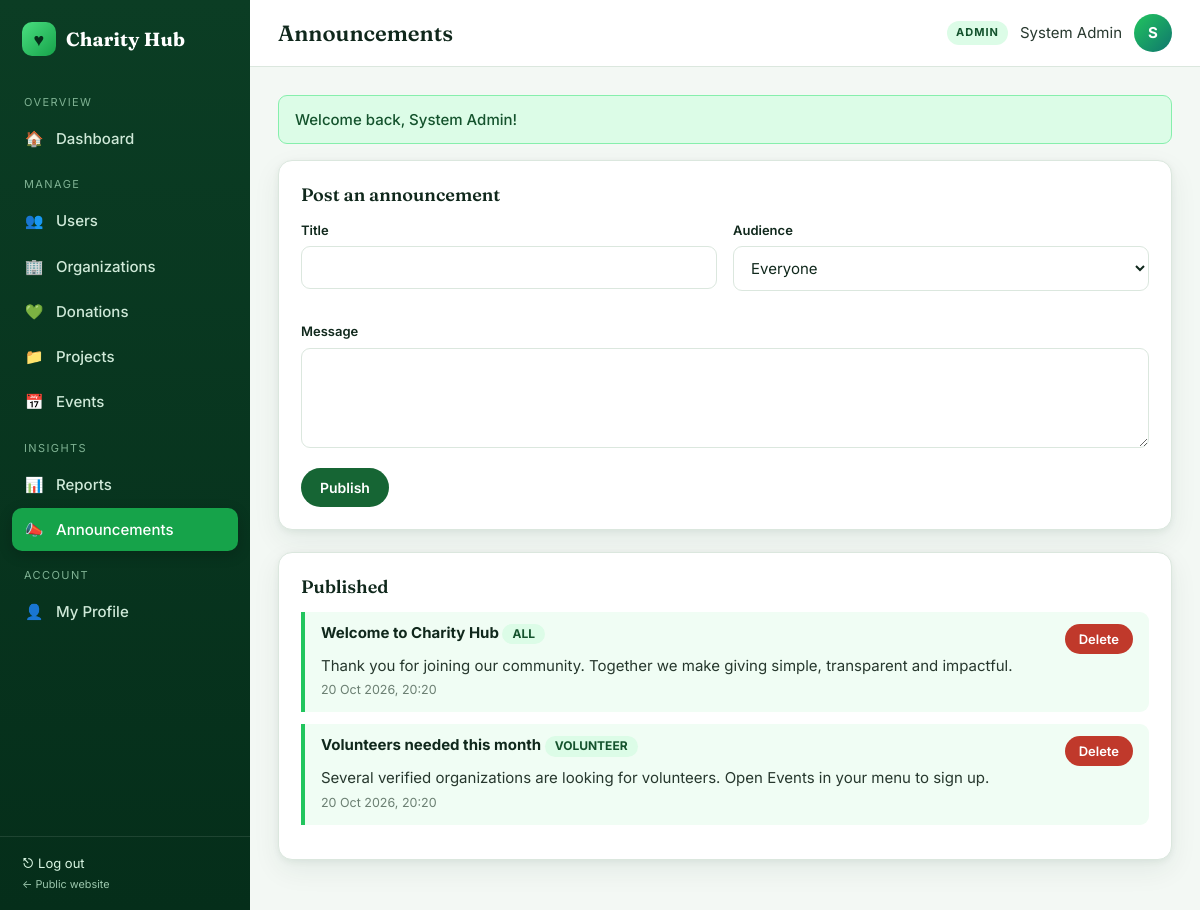
The page /admin/announcements.php (signed in) on the database its author committed.
### tables this page shows
CREATE TABLE announcements (
  announcement_id INT AUTO_INCREMENT PRIMARY KEY,
  author_id INT NOT NULL,
  title VARCHAR(200) NOT NULL,
  body TEXT NOT NULL,
  audience ENUM('ALL','DONOR','VOLUNTEER','BENEFICIARY','ORGANIZATION') NOT NULL DEFAULT 'ALL',
  created_at TIMESTAMP DEFAULT CURRENT_TIMESTAMP,
  FOREIGN KEY (author_id) REFERENCES users(user_id) ON DELETE CASCADE
);

### includes/bootstrap.php (called while the page is built, shortened)
<?php
require_once ROOT_PATH . '/config/db.php';
function e($v) { return htmlspecialchars((string)($v ?? ''), ENT_QUOTES, 'UTF-8'); }
function fdate($d, $fmt = 'd M Y') { return $d ? date($fmt, strtotime($d)) : '—'; }
function db_run($sql, $params = []) {
    global $conn;
    $stmt = $conn->prepare($sql);
    if (!$stmt->execute()) { error_log("SQL exec error: " . $stmt->error); $stmt->close(); return false; }
    return $stmt;
}
function db_all($sql, $params = []) {
    $s = db_run($sql, $params); if (!$s) return [];
    $r = $s->get_result(); $rows = $r ? $r->fetch_all(MYSQLI_ASSOC) : []; $s->close(); return $rows;
}

### admin/announcements.php (the view, shortened to what this page needs)
<?php
require_once __DIR__ . '/../includes/bootstrap.php';
$rows = db_all("SELECT * FROM announcements ORDER BY created_at DESC");
include __DIR__ . '/../includes/header.php';
?>
<div class="card"><h2>Post an announcement</h2><form method="post"><?= csrf_field() ?>
  <div class="form-grid"><div class="field"><label>Title</label><input name="title" required></div>
  <div class="field"><label>Audience</label><select name="audience"><option value="ALL">Everyone</option></select></div>
  <div class="field full"><label>Message</label><textarea name="body" required></textarea></div></div><button class="btn">Publish</button></form></div>
<div class="card"><h2>Published</h2>
<?php foreach ($rows as $a): ?><div class="ann"><div style="display:flex;justify-content:space-between;gap:10px"><h4><?= e($a['title']) ?> <span class="chip"><?= e($a['audience']) ?></span></h4>
 <form method="post" data-confirm="Delete?"><button class="btn btn-sm btn-danger">Delete</button></form></div>
 <p><?= nl2br(e($a['body'])) ?></p><small><?= fdate($a['created_at'], 'd M Y, H:i') ?></small></div>
<?php endforeach; if (!$rows): ?><p class="empty">Nothing yet.</p><?php endif; ?></div>
<?php include __DIR__ . '/../includes/footer.php';

### assets/css/app.css (style rules this page uses)
:root { --g-950:#052e1a; --g-900:#0b3d24; --g-800:#14532d; --g-700:#166534; --g-600:#16a34a; --g-500:#22c55e; --g-400:#4ade80; --g-300:#86efac; --g-200:#bbf7d0; --g-100:#dcfce7; --g-50:#f0fdf4; --teal:#0f766e; --lime:#a3e635; --gold:#f5b942; --ink:#10281c; --text:#27382e; --muted:#6b7f72; --line:#dbe7de; --bg:#f3f8f4; --white:#fff; --danger:#c0392b; --danger-bg:#fdecea; --warn:#8a6100; --warn-bg:#fff4d6; --info:#0b5e6b; --info-bg:#def3f6; --radius:14px; --radius-sm:9px; --shadow:0 2px 6px rgba(11,61,36,.06),0 10px 28px rgba(11,61,36,.07); --serif:'Fraunces',Georgia,'Times New Roman',serif; --sans:'Inter','Segoe UI',system-ui,-apple-system,Arial,sans-serif; }
* { box-sizing:border-box;margin:0;padding:0 }
html { scroll-behavior:smooth }
body { font-family:var(--sans);background:var(--bg);color:var(--text);line-height:1.55;font-size:15px }
h1,h2,h3,h4 { color:var(--ink);line-height:1.2 }
.btn { display:inline-flex;align-items:center;justify-content:center;gap:8px;padding:10px 18px;border-radius:999px;border:1.5px solid transparent; font:600 14px var(--sans);cursor:pointer;transition:.2s;text-decoration:none!important;background:var(--g-700);color:#fff }
.btn-danger { background:var(--danger) }
.btn-sm { padding:6px 13px;font-size:13px }
.card { background:#fff;border:1px solid var(--line);border-radius:var(--radius);box-shadow:var(--shadow);padding:22px;margin-bottom:22px }
.card h2 { font:600 18px var(--serif);margin-bottom:14px;display:flex;justify-content:space-between;align-items:center;gap:10px }
.form-grid { display:grid;grid-template-columns:repeat(2,1fr);gap:16px }
.form-grid .full { grid-column:1/-1 }
.field { margin-bottom:14px }
.field label { display:block;font-weight:600;font-size:13px;margin-bottom:6px;color:var(--ink) }
.field input,.field select,.field textarea,.input { width:100%;padding:11px 13px;border:1.5px solid var(--line);border-radius:var(--radius-sm);font:15px var(--sans);background:#fff;color:var(--ink);transition:.15s }
.field textarea { min-height:100px;resize:vertical }
.chip { display:inline-block;background:var(--g-100);color:var(--g-800);font-size:12px;font-weight:700;padding:3px 10px;border-radius:99px }
.ann { border-left:4px solid var(--g-500);background:var(--g-50);padding:12px 16px;border-radius:0 var(--radius-sm) var(--radius-sm) 0;margin-bottom:12px }
.ann h4 { font-size:15px;margin-bottom:2px }
.ann small { color:var(--muted) }

### rows shown on the page
announcements: title "Welcome to Charity Hub", audience "ALL", body "Thank you for joining our community. Together we make giving simple, transparent and impactful.", created_at "20 Oct 2026, 20:20"
announcements: title "Volunteers needed this month", audience "VOLUNTEER", body "Several verified organizations are looking for volunteers. Open Events in your menu to sign up.", created_at "20 Oct 2026, 20:20"

### other values the page prints
$it[0] "OVERVIEW"
$it[2] "🏠"
$it[0] "Dashboard"
$it[0] "MANAGE"
$it[2] "👥"
$it[0] "Users"
$it[2] "🏢"
$it[0] "Organizations"
$it[2] "💚"
$it[0] "Donations"
$it[2] "📁"
$it[0] "Projects"
$it[2] "📅"
$it[0] "Events"
$it[0] "INSIGHTS"
